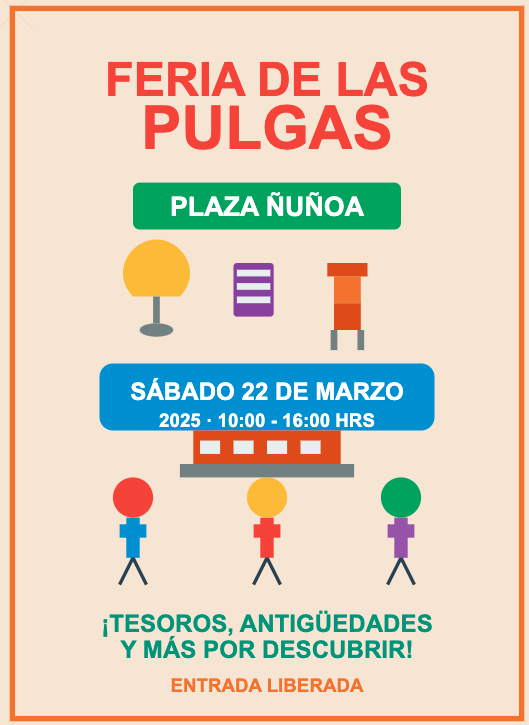
#> input picture data/test_image.png, 529 x 725 px
$ python -i mistral_engine.py   (imports and definitions only)
#> lines starting #> are read from the running program, lines starting #| are printed output that depends on the picture
import json
import base64
import logging
import datetime
from typing import Dict, Any, Optional, Union, Tuple

from mistralai import Mistral
from PIL import Image
import io

from config import MISTRAL_API_KEY, MISTRAL_MODEL
from src.prompts import (
    INTENT_DETECTION_PROMPT,
    EVENT_EXTRACTION_PROMPT,
    IMAGE_EXTRACTION_PROMPT,
    BOT_RESPONSE_PROMPT
)

# Configure logging
logger = logging.getLogger(__name__)

class MistralEngine:
    def __init__(self):
        """Initializes the processing engine with Mistral AI."""
        self.client = Mistral(api_key=MISTRAL_API_KEY)
        self.model = MISTRAL_MODEL

    # [242 lines left out: functions _call_mistral, _call_mistral_with_image, _parse_json_response, detect_intent, extract_event_info, extract_from_image and 2 more, not called in this run]

>>> import cv2
>>> picture = cv2.imread('../data/test_image.png', cv2.IMREAD_GRAYSCALE)
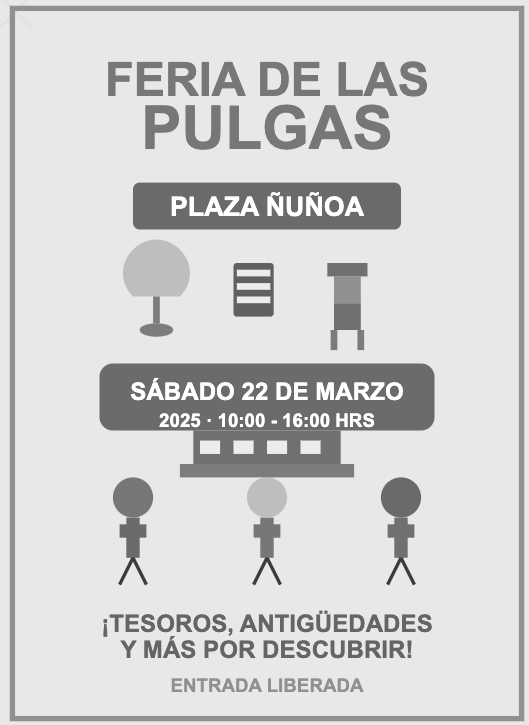
#> picture: shape (725, 529); min 59, max 255, mean 209.3
#> (the run stopped early here; a loop or call above may not have finished)
